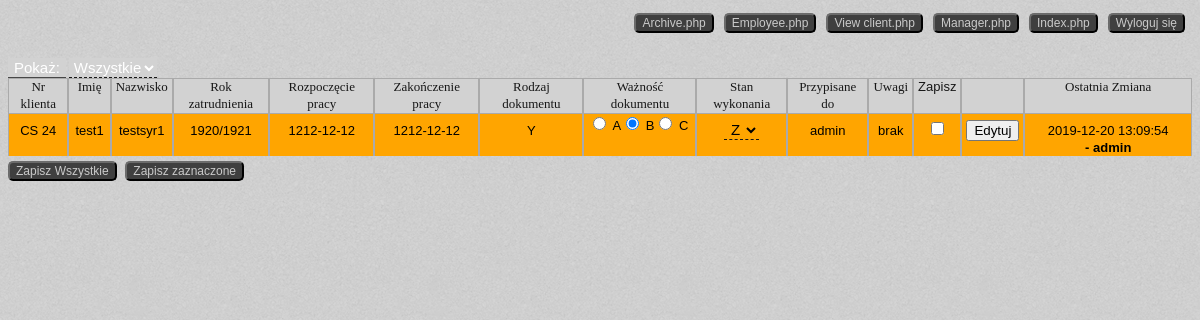
/employee.php (signed in), run on the app's committed database.
### tables this page shows
CREATE TABLE `documents` (
  `id` int(11) NOT NULL,
  `clientId` varchar(20) DEFAULT NULL,
  `clientName` varchar(100) NOT NULL,
  `clientSurname` varchar(100) NOT NULL,
  `yearHired` varchar(9) NOT NULL,
  `workStartDate` date NOT NULL,
  `workEndDate` date NOT NULL,
  `docType` varchar(10) NOT NULL,
  `docImportance` varchar(10) NOT NULL,
  `progress` varchar(5) NOT NULL DEFAULT 'N',
  `workerAsigned` varchar(100) NOT NULL DEFAULT 'NN',
  `comments` varchar(300) NOT NULL,
  `dateModified` datetime NOT NULL DEFAULT current_timestamp(),
  `userModified` varchar(100) DEFAULT NULL,
  `userIpModified` varchar(30) NOT NULL,
  `addedBy` varchar(100) NOT NULL,
  `addedTime` datetime NOT NULL
);

### employee.php (the view, shortened to what this page needs)
<?php
	require_once 'employeeFunctions.php';
	mysqli_query($conn,"SET NAMES utf8");
?>
<!DOCTYPE html>
<html>
<head>
	<link rel="stylesheet" href="style.css?v=<?php echo rand(1, 1000000) ?>">
	<link rel="stylesheet" href="fontello/css/fontello.css?v=<?php echo rand(1, 1000000) ?>">
</head>
<body>
	<?php  include 'navigation.php';  ?>
	<form method="POST" class="doc-list">
		<div class="docList" style="margin-top: 50px;">
			<span class="limit">
				<input type="submit" name="PokazButton" value="Pokaż:" class="numofRowstoShow">
				<select name="NumofRowstoShow" class="numofRowstoShow">
					<option value="0" >Wszystkie</option>
				</select>
			</span>
			<div class="doc info">
				<div class="clientNum">
					<a href="?orderby=clientId&order=<?php if( isset($_GET['orderby']) && $_GET['orderby'] == "clientId" && $_GET['order'] == "ASC") echo 'DESC'; else echo 'ASC'; ?>
					<?php if(isset($_GET['progressTableOrder'])) echo'&progressTableOrder='.$_GET['progressTableOrder'].'&progressTableOrderby='.$_GET['progressTableOrderby']; ?> ">
						<span>Nr klienta</span><?php if($_GET['orderby'] == "clientId" && $_GET['order'] == 'ASC') echo '<i class="icon-up-dir"></i>';
												elseif($_GET['orderby'] == "clientId" && $_GET['order'] == 'DESC') echo '<i class="icon-down-dir"></i>'; ?>
					</a>
				</div>
				<div class="clientName">
					<a href="?orderby=clientName&order=<?php if( isset($_GET['orderby']) && $_GET['orderby'] == "clientName" && $_GET['order'] == "ASC") echo 'DESC'; else echo 'ASC'; ?>
					<?php if(isset($_GET['progressTableOrder'])) echo'&progressTableOrder='.$_GET['progressTableOrder'].'&progressTableOrderby='.$_GET['progressTableOrderby']; ?> ">
						<span>Imię</span><?php if($_GET['orderby'] == "clientName" && $_GET['order'] == 'ASC') echo '<i class="icon-up-dir"></i>';
												elseif($_GET['orderby'] == "clientName" && $_GET['order'] == 'DESC') echo '<i class="icon-down-dir"></i>'; ?>
					</a>
				</div>
				<div class="clientSurname">
					<a href="?orderby=clientSurname&order=<?php if( isset($_GET['orderby']) && $_GET['orderby'] == "clientSurname" && $_GET['order'] == "ASC") echo 'DESC'; else echo 'ASC'; ?>
					<?php if(isset($_GET['progressTableOrder'])) echo'&progressTableOrder='.$_GET['progressTableOrder'].'&progressTableOrderby='.$_GET['progressTableOrderby']; ?> ">
						<span>Nazwisko</span><?php if($_GET['orderby'] == "clientSurname" && $_GET['order'] == 'ASC') echo '<i class="icon-up-dir"></i>';
												elseif($_GET['orderby'] == "clientSurname" && $_GET['order'] == 'DESC') echo '<i class="icon-down-dir"></i>'; ?>
					</a>
				</div>
				<div class="yearHired">
					<a href="?orderby=yearHired&order=<?php if( isset($_GET['orderby']) && $_GET['orderby'] == "yearHired" && $_GET['order'] == "ASC") echo 'DESC'; else echo 'ASC'; ?>
					<?php if(isset($_GET['progressTableOrder'])) echo'&progressTableOrder='.$_GET['progressTableOrder'].'&progressTableOrderby='.$_GET['progressTableOrderby']; ?> ">
					<span>Rok zatrudnienia</span><?php if($_GET['orderby'] == "yearHired" && $_GET['order'] == 'ASC') echo '<i class="icon-up-dir"></i>';
												elseif($_GET['orderby'] == "yearHired" && $_GET['order'] == 'DESC') echo '<i class="icon-down-dir"></i>'; ?>
					</a>
				</div>
				<div class="dateWorkStart">
					<a href="?orderby=workStartDate&order=<?php if( isset($_GET['orderby']) && $_GET['orderby'] == "workStartDate" && $_GET['order'] == "ASC") echo 'DESC'; else echo 'ASC'; ?>
					<?php if(isset($_GET['progressTableOrder'])) echo'&progressTableOrder='.$_GET['progressTableOrder'].'&progressTableOrderby='.$_GET['progressTableOrderby']; ?> ">
					<span>Rozpoczęcie pracy</span><?php if($_GET['orderby'] == "workStartDate" && $_GET['order'] == 'ASC') echo '<i class="icon-up-dir"></i>';
												elseif($_GET['orderby'] == "workStartDate" && $_GET['order'] == 'DESC') echo '<i class="icon-down-dir"></i>'; ?>
					</a>
				</div>
				<div class="dateWorkEnd">
					<a href="?orderby=workEndDate&order=<?php if( isset($_GET['orderby']) && $_GET['orderby'] == "workEndDate" && $_GET['order'] == "ASC") echo 'DESC'; else echo 'ASC'; ?>
					<?php if(isset($_GET['progressTableOrder'])) echo'&progressTableOrder='.$_GET['progressTableOrder'].'&progressTableOrderby='.$_GET['progressTableOrderby']; ?> ">
					<span>Zakończenie pracy</span><?php if($_GET['orderby'] == "workEndDate" && $_GET['order'] == 'ASC') echo '<i class="icon-up-dir"></i>';
												elseif($_GET['orderby'] == "workEndDate" && $_GET['order'] == 'DESC') echo '<i class="icon-down-dir"></i>'; ?>
					</a>
				</div>
				<div class="docType">
					<a href="?orderby=docType&order=<?php if( isset($_GET['orderby']) && $_GET['orderby'] == "docType" && $_GET['order'] == "ASC") echo 'DESC'; else echo 'ASC'; ?>
					<?php if(isset($_GET['progressTableOrder'])) echo'&progressTableOrder='.$_GET['progressTableOrder'].'&progressTableOrderby='.$_GET['progressTableOrderby']; ?> ">
					<span>Rodzaj dokumentu</span><?php if($_GET['orderby'] == "docType" && $_GET['order'] == 'ASC') echo '<i class="icon-up-dir"></i>';
												elseif($_GET['orderby'] == "docType" && $_GET['order'] == 'DESC') echo '<i class="icon-down-dir"></i>'; ?>
					</a>
				</div>
				<div class="docImportance">
					<a href="?orderby=docImportance&order=<?php if( isset($_GET['orderby']) && $_GET['orderby'] == "docImportance" && $_GET['order'] == "ASC") echo 'DESC'; else echo 'ASC'; ?>
					<?php if(isset($_GET['progressTableOrder'])) echo'&progressTableOrder='.$_GET['progressTableOrder'].'&progressTableOrderby='.$_GET['progressTableOrderby']; ?> ">
					<span>Ważność dokumentu</span><?php if($_GET['orderby'] == "docImportance" && $_GET['order'] == 'ASC') echo '<i class="icon-up-dir"></i>';
												elseif($_GET['orderby'] == "docImportance" && $_GET['order'] == 'DESC') echo '<i class="icon-down-dir"></i>'; ?>
					</a>
				</div>
				<div class="progress">
					<a href="?orderby=progress&order=<?php if( isset($_GET['orderby']) && $_GET['orderby'] == "progress" && $_GET['order'] == "ASC") echo 'DESC'; else echo 'ASC'; ?>
					<?php if(isset($_GET['progressTableOrder'])) echo'&progressTableOrder='.$_GET['progressTableOrder'].'&progressTableOrderby='.$_GET['progressTableOrderby']; ?> ">
					<span>Stan wykonania</span><?php if($_GET['orderby'] == "progress" && $_GET['order'] == 'ASC') echo '<i class="icon-up-dir"></i>';
												elseif($_GET['orderby'] == "progress" && $_GET['order'] == 'DESC') echo '<i class="icon-down-dir"></i>'; ?>
					</a>
				</div>
				<div class="asignedTo">
					<a href="?orderby=workerAsigned&order=<?php if( isset($_GET['orderby']) && $_GET['orderby'] == "workerAsigned" && $_GET['order'] == "ASC") echo 'DESC'; else echo 'ASC'; ?>
					<?php if(isset($_GET['progressTableOrder'])) echo'&progressTableOrder='.$_GET['progressTableOrder'].'&progressTableOrderby='.$_GET['progressTableOrderby']; ?> ">
					<span>Przypisane do</span><?php if($_GET['orderby'] == "workerAsigned" && $_GET['order'] == 'ASC') echo '<i class="icon-up-dir"></i>';
												elseif($_GET['orderby'] == "workerAsigned" && $_GET['order'] == 'DESC') echo '<i class="icon-down-dir"></i>'; ?>
					</a>
				</div>
				<div class="comments">
					<a href="?orderby=comments&order=<?php if( isset($_GET['orderby']) && $_GET['orderby'] == "comments" && $_GET['order'] == "ASC") echo 'DESC'; else echo 'ASC'; ?>
					<?php if(isset($_GET['progressTableOrder'])) echo'&progressTableOrder='.$_GET['progressTableOrder'].'&progressTableOrderby='.$_GET['progressTableOrderby']; ?> ">
					<span>Uwagi</span><?php if($_GET['orderby'] == "comments" && $_GET['order'] == 'ASC') echo '<i class="icon-up-dir"></i>';
												elseif($_GET['orderby'] == "comments" && $_GET['order'] == 'DESC') echo '<i class="icon-down-dir"></i>'; ?>
					</a>
				</div>
				<div class="saveSelected">
					<span>Zapisz</span>
				</div>
				<div class="edit">
				</div>
				<div class="dateModified" >
					<a href="?orderby=dateModified&order=<?php if( isset($_GET['orderby']) && $_GET['orderby'] == "dateModified" && $_GET['order'] == "ASC") echo 'DESC'; else echo 'ASC'; ?>
					<?php if(isset($_GET['progressTableOrder'])) echo'&progressTableOrder='.$_GET['progressTableOrder'].'&progressTableOrderby='.$_GET['progressTableOrderby']; ?> ">
					<span>Ostatnia Zmiana</span><?php if($_GET['orderby'] == "dateModified" && $_GET['order'] == 'ASC') echo '<i class="icon-up-dir"></i>';
												elseif($_GET['orderby'] == "dateModified" && $_GET['order'] == 'DESC') echo '<i class="icon-down-dir"></i>'; ?>
					</a>
				</div>
			</div>
		<?PHP
			$limit = NULL;
			$orderby = $_GET['orderby'];
			$order = $_GET['order'];
			if(!isset($_GET['orderby'])){
				$orderby = 'id';
				$order = 'ASC';
			}
			$sql = 'SELECT * FROM documents WHERE workerAsigned="'.$_SESSION['login'].'" AND progress != "N" AND progress != "W" ORDER BY '.$orderby.' '.$order.$limit;
			$result = mysqli_query($conn, $sql);
			if ($result->num_rows > 0) {
			while($doc = $result->fetch_assoc()) {
				$currId = $doc['id'];
				echo'
			<div class="doc item '; $p = $doc['progress'];
				if($p == "N") echo 'blue'; elseif($p == "P") echo 'yellow'; elseif($p == "Z") echo 'orange'; elseif($p == "W") echo 'green';  echo'">
				<div class="clientNum">
					<p class="docData'.$currId.'">'.$doc['clientId'].'</p>
					<input type="text" name="clientNum'.$currId.'" value="'.$doc['clientId'].'" class="hidden docInput'.$currId.'"/>
				</div>
				<div class="clientName">
					<p class="docData'.$currId.'">'.$doc['clientName'].'</p>
					<input type="text" name="name'.$currId.'" value="'.$doc['clientName'].'" class="hidden docInput'.$currId.'"/>
				</div>
				<div class="clientSurname">
					<p class="docData'.$currId.'">'.$doc['clientSurname'].'</p>
					<input type="text" name="surName'.$currId.'" value="'.$doc['clientSurname'].'" class="hidden docInput'.$currId.'"/>
				</div>
				<div class="yearHired">
					<p class="docData'.$currId.'">'.$doc['yearHired'].'</p>
					<select name="yearHired'.$currId.'" class="hidden docInput'.$currId.'">';
					echo '</select>
				</div>
				<div class="dateWorkStart">
					<p class="docData'.$currId.'">'.$doc['workStartDate'].'</p>
					<input type="date" name="dateWorkStart'.$currId.'" value="'.$doc['workStartDate'].'" class="hidden docInput'.$currId.'"/>
				</div>
				<div class="dateWorkEnd">
					<p class="docData'.$currId.'">'.$doc['workEndDate'].'</p>
					<input type="date" name="dateWorkEnd'.$currId.'" value="'.$doc['workEndDate'].'" class="hidden docInput'.$currId.'"/>
				</div>
				<div class="docType">
					<p class="docData'.$currId.'">'.$doc['docType'].'</p>
					<select name="docType'.$currId.'" class="hidden docInput'.$currId.'">
						<option value="X"'; if($doc['docType'] === "X") echo 'selected'; echo' >X</option>
						<option value="Y"'; if($doc['docType'] === "Y") echo 'selected'; echo' >Y</option>
						<option value="Z"'; if($doc['docType'] === "Z") echo 'selected'; echo' >Z</option>
					</select>
				</div>
				<div class="docImportance">
					<label>
						<input type="radio" name="docImportance'.$currId.'" id="A" value="A"'; if($doc['docImportance'] === "A") echo 'checked'; echo' />
						<span for="A">A</span>
					</label>
					<label>
						<input type="radio" name="docImportance'.$currId.'" id="B" value="B"'; if($doc['docImportance'] === "B") echo 'checked'; echo' />
						<span for="B">B</span>
					</label>
					<label>
						<input type="radio" name="docImportance'.$currId.'" id="C" value="C"'; if($doc['docImportance'] === "C") echo 'checked'; echo' />
						<span for="C">C</span>
					</label>
				</div>
				<div class="progress">
					<select name="progress'.$currId.'" >
						<option value="N"'; if($doc['progress'] === "N") echo 'selected'; echo'>N</option>
						<option value="P"'; if($doc['progress'] === "P") echo 'selected'; echo'>P</option>
						<option value="Z"'; if($doc['progress'] === "Z") echo 'selected'; echo'>Z</option>
						<option value="W"'; if($doc['progress'] === "W") echo 'selected'; echo'>W</option>
					</select>
				</div>
				<div class="asignedTo">
					<p class="docData'.$currId.'">'.$doc['workerAsigned'].'</p>
					<select name="asignedTo'.$currId.'" class="hidden docInput'.$currId.'">';
						echo'
						<option value="NN"'; if($doc['workerAsigned'] == "NN") echo 'selected'; echo' >NN</option>
					</select>
				</div>
				<div class="comments" >
					<input type="text" name="comments'.$currId.'" value="'.$doc['comments'].'" class="hidden docInput'.$currId.'" />
					<p class="docData'.$currId.'">'.$doc['comments'].'</p>
				</div>
				<div class="saveSelected" >
					<input type="checkbox" name="saveSelected'.$currId.'"  />
				</div>
				<div class="editButton">
					<button type="button" onclick="EditDoc('.$currId.')">Edytuj</button>
				</div>
				<div class="dateModified" >
					<span>'.$doc['dateModified'].' <b style="white-space: nowrap;">- '.$doc['userModified'].'</b></span>
				</div>
			</div>
				';
			}
			}
		?>
			<button type="submit" name="save" class="saveUsers button">Zapisz Wszystkie</button>
			<button type="submit" name="saveOnlySelected" class="saveUsers button">Zapisz zaznaczone</button>
		</div>
	</form>
</body>
</html>

### navigation.php
<div class="navButtons">
	<a href="logout.php" class="logout"><button class="button">Wyloguj się</button></a>
	<a href="index.php" class="logout"><button class="button">Index.php</button></a>
	<a href="manager.php" class="logout"><button class="button">Manager.php</button></a>
	<a href="view_client.php" class="logout"><button class="button">View client.php</button></a>
	<a href="employee.php" class="logout"><button class="button">Employee.php</button></a>
	<a href="archive.php" class="logout"><button class="button">Archive.php</button></a>
</div>

### style.css (style rules this page uses)
body { color:#171717; background-image: url("IMGs/white_noisy.png"); font-family: Verdana,Arial,Helvetica,sans-serif; font-size:13px; line-height: 1.3; }
label { display: block; }
input[type=text], input[type=date], input[type=number],input[type=datetime-local] , select { text-align: center; font-size: 15px; background: inherit; color: #171717; border: none; border-bottom: 1px dashed #171717; }
a { font-family:Verdana; text-decoration: none; color:#171717; }
p { margin-block-start: 2px; margin-block-end: 2px; margin: 2px; }
.button { background-color:#3F3F3F; color:#cacaca; border-color:#171717; margin-top:5px; margin-right:5px; border-radius: 5px; cursor:pointer; font-size:12px; font-family: Verdana,Arial,Helvetica,sans-serif; }
.logout { margin-left:5px; float:right; }
.navButtons { position:absolute; right:10px; }
input.numofRowstoShow { font-size: 15px; background-color: #D2D2D2; border: none; border-bottom: 1px solid #474747; cursor:pointer }
.numofRowstoShow { background:#D2D2D2; color:white; }
.docList { float:left; }
.doc.info { display:table-row; background: #D2D2D2; }
.doc.item div span { display:inline; }
.doc.item { display:table-row; background:#D2D2D2; color:black; }
.doc.item div input, .doc.item div select { color:black; }
.doc.item div, .doc.info div { display: table-cell; border: 0.5px solid #AAAAAA; border-bottom: 0px dashed #AAAAAA; background: inherit; text-align: center; padding: 0px 4px; }
.docImportance label { float:left; }
.docImportance label span, .dateModified span { display:inline !important; }
.orange { background: orange !important; }

### data on the page
documents: clientId "CS 24", clientName "test1", clientSurname "testsyr1", yearHired "1920/1921", workStartDate "1212-12-12", workEndDate "1212-12-12", docType "Y", docImportance "☐ A", docImportance "☑ B", docImportance "☐ C", progress+id "Z", workerAsigned "admin", comments "brak", dateModified "2019-12-20 13:09:54", userModified "admin"
